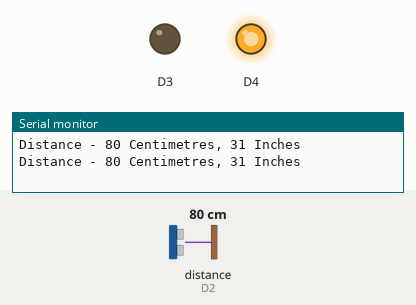
Bench run of a sketch on a simulated ESP8266 (NodeMCU). On the bench: output pins drawn as LEDs (lit = HIGH), the last lines printed to the serial monitor. Wiring (inferred from the names in the program): ultrasonic range finder: trigger D1; echo D2. The test bench sets the inputs (shaded band); at power-on: distance to the obstacle (sensor on D2) 80 cm. The echo pulse lasts 58.3 µs per cm; pins used as bus, display or sensor lines are not drawn.

Above: at 1.8 s.
1.9 s: distance to the obstacle (sensor on D2) set to 22 cm
4.2 s: distance to the obstacle (sensor on D2) set to 18 cm
At 6.7 s:
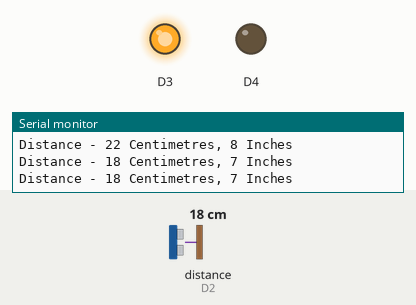
7.5 s: distance to the obstacle (sensor on D2) set to 35 cm
At 10.2 s:
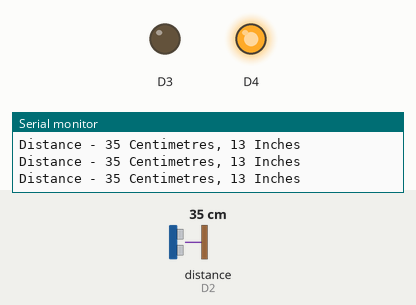
10.5 s: distance to the obstacle (sensor on D2) set to 2 cm
At 12.9 s:
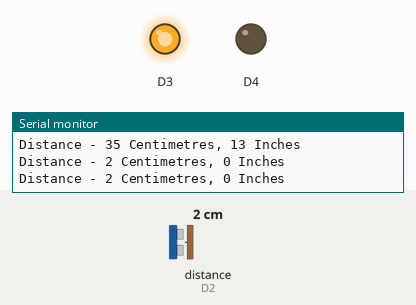
Timing chart, 0 to 14.4 s (numbered marks = the images above; inputs shaded):
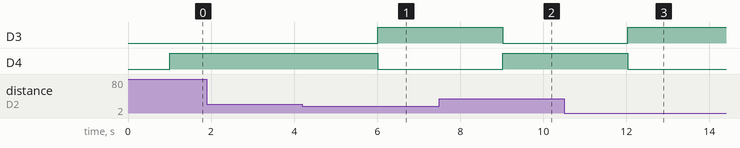

The sketch:

Ultrasonic_sensor.ino
```cpp
void setup() {
  pinMode(D2,INPUT);    // echo
  pinMode(D1,OUTPUT);// trigger
  pinMode(D3,OUTPUT);
  pinMode(D4,OUTPUT);
  Serial.begin(9600);
}

void loop() {
  digitalWrite(D1,HIGH);
  delayMicroseconds(10);
  digitalWrite(D1,LOW);
  delayMicroseconds(10);
  long t = pulseIn(D2,HIGH)/2;  // reads the ultrasound waves and convert to microseconds
  long d_cm = t/29;
  long d_inch = t/74;
  Serial.print("Distance - ");
  Serial.print(d_cm);
  Serial.print(" Centimetres, ");
  Serial.print(d_inch);
  Serial.println(" Inches");
  delay(1000);
  if(d_cm<=20)
  {
    digitalWrite(D3,HIGH);
     digitalWrite(D4,LOW);
  }
  else
  {
    digitalWrite(D4,HIGH);
    digitalWrite(D3,LOW);
  }
}
```

Measured:
- the behaviour switches between 21 and 20 cm on distance to the obstacle (sensor on D2) (found by bisection; images 0 and 1)
- after the input at 4.2 s, D3: LOW → HIGH after 1.8 s; D4: HIGH → LOW after 1.8 s
- after the input at 7.5 s, D3: HIGH → LOW after 1.5 s; D4: LOW → HIGH after 1.5 s
- after the input at 10.5 s, D3: LOW → HIGH after 1.5 s; D4: HIGH → LOW after 1.5 s
